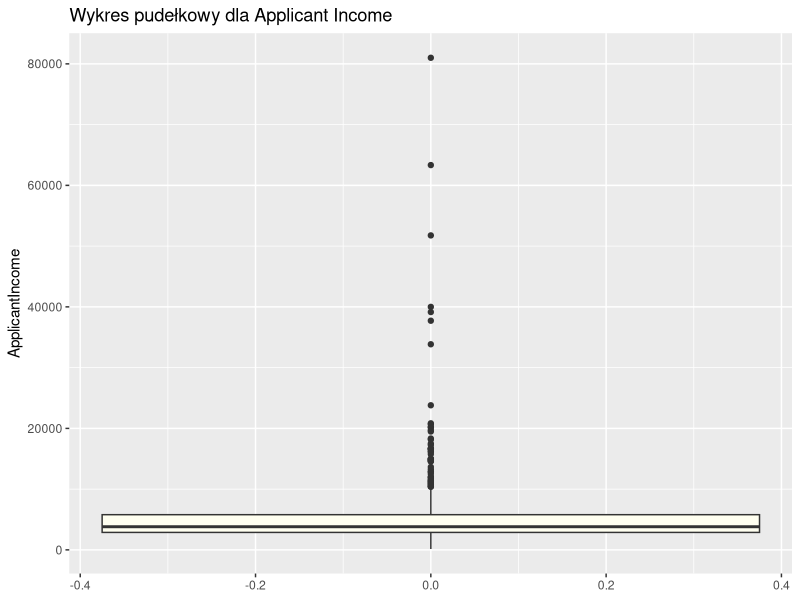
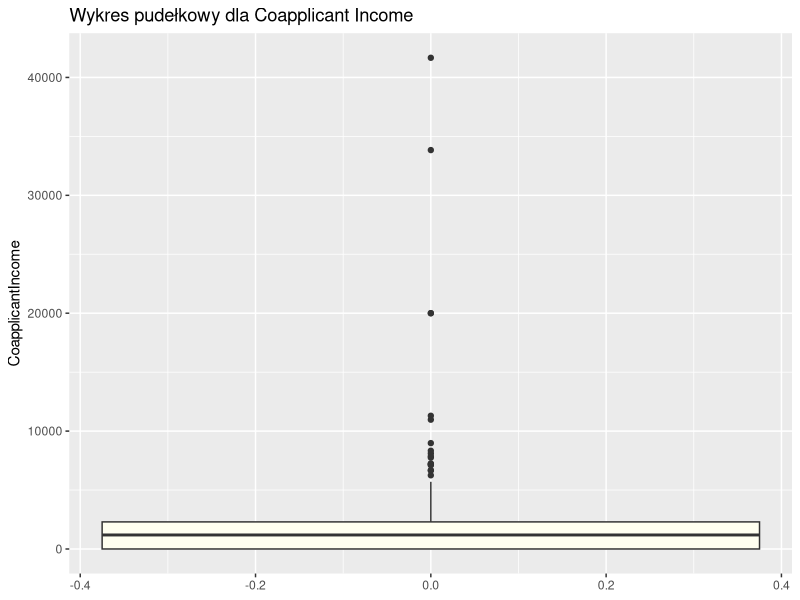
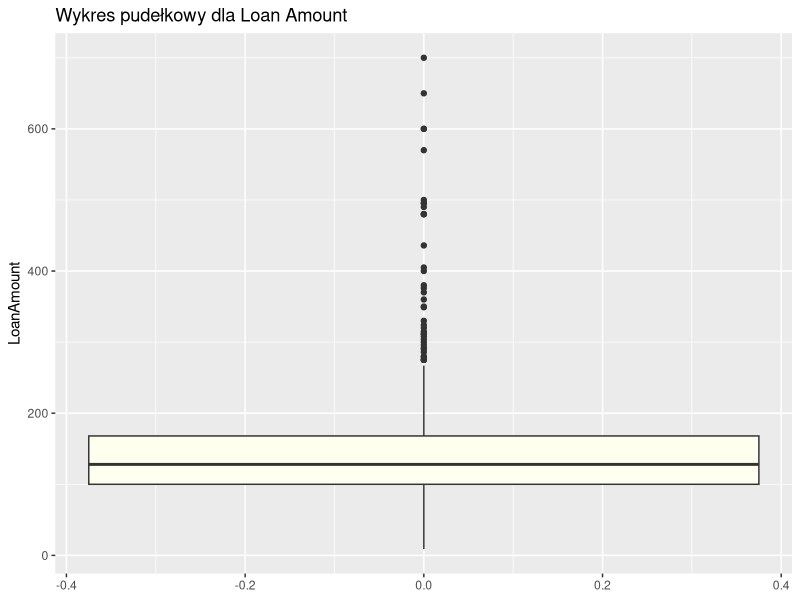
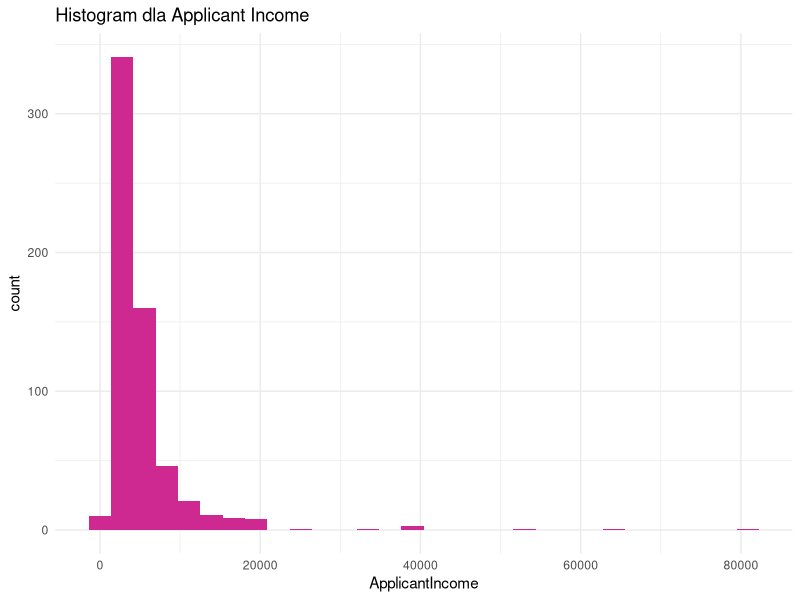
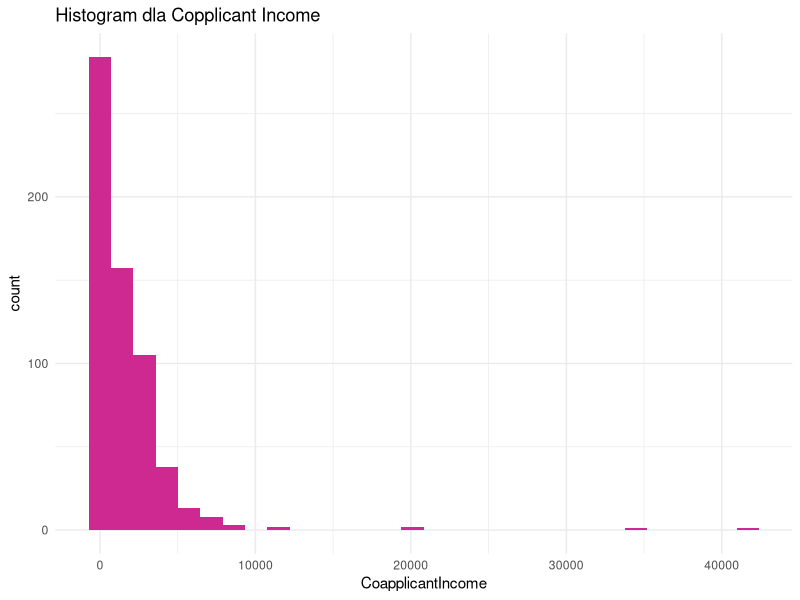
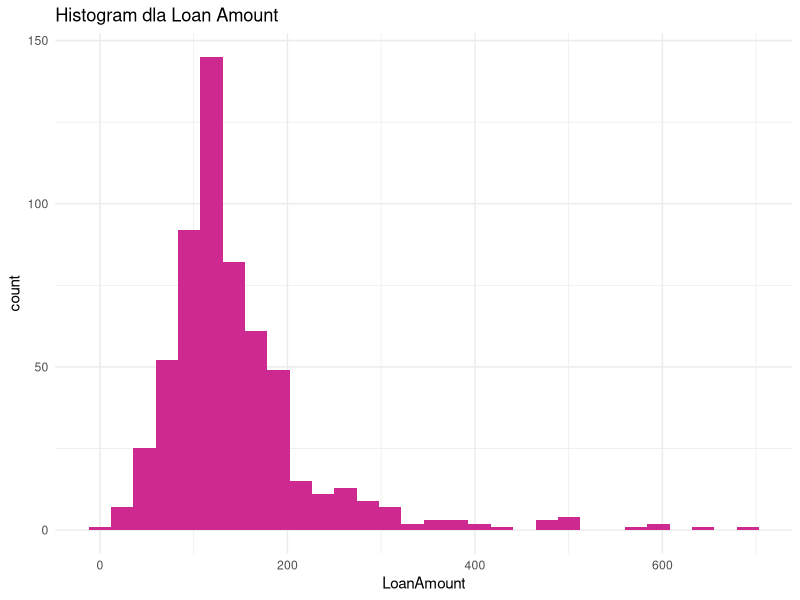

These figures' R source, in order:
install.packages("ggplot2")
library(ggplot2)
library(dplyr)

library(readr)
data <- read_csv("dataset/clean_data.csv")
View(clean_data)


#Wykresy pudelkowe dla ApplicantIncome, CoapplicantIncome oraz LoanAmount
ggplot(data, aes(y = ApplicantIncome)) +
  geom_boxplot(fill="ivory") +
  labs(title = "Wykres pudełkowy dla Applicant Income")

ggplot(data, aes(y = CoapplicantIncome)) +
  geom_boxplot(fill="ivory") +
  labs(title = "Wykres pudełkowy dla Coapplicant Income")

ggplot(data, aes(y = LoanAmount)) +
  geom_boxplot(fill="ivory") +
  labs(title = "Wykres pudełkowy dla Loan Amount")

#Histogramy dla powyzszych zmiennych
ggplot(data) +
  aes(x = ApplicantIncome) +
  geom_histogram(bins = 30, fill = "maroon3") +
  labs(title = "Histogram dla Applicant Income")+
  theme_minimal()

ggplot(data) +
  aes(x = CoapplicantIncome) +
  geom_histogram(bins = 30, fill = "maroon3") +
  labs(title = "Histogram dla Copplicant Income") +
  theme_minimal()

ggplot(data) +
  aes(x = LoanAmount) +
  geom_histogram(bins = 30, fill = "maroon3") +
  labs(title = "Histogram dla Loan Amount") +
  theme_minimal()
